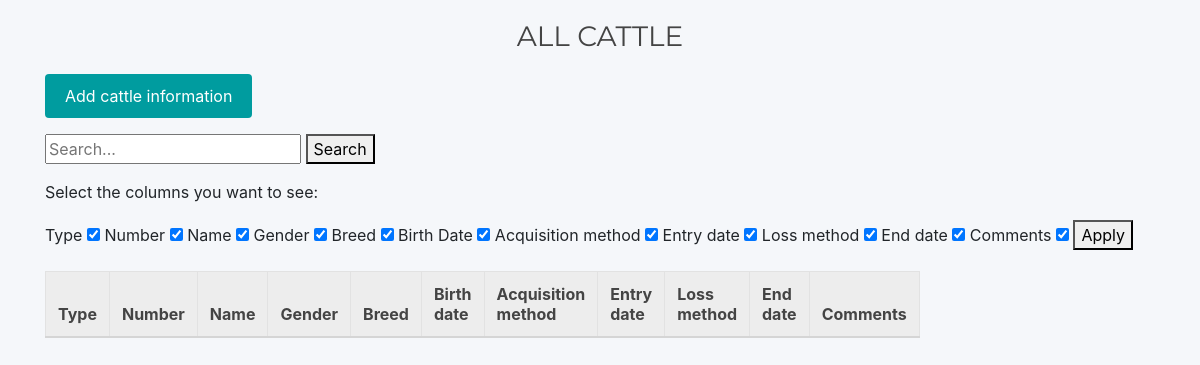
Page /my_farm/cattle_info/ on the earlier database version.
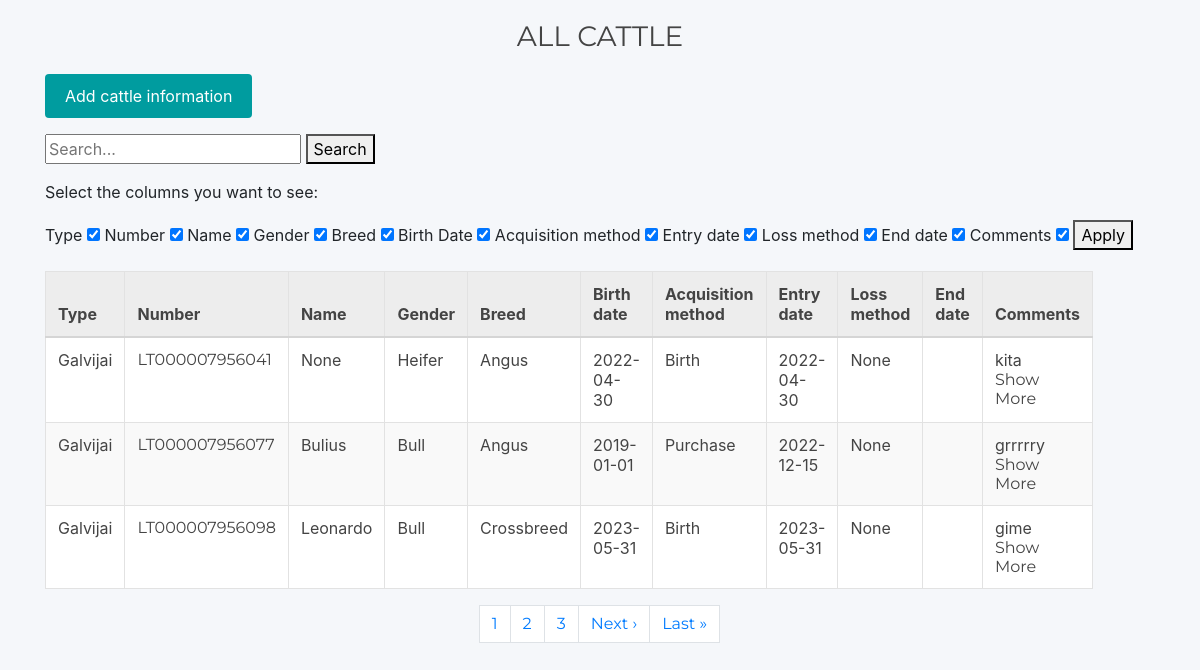
Same page on the later database version.
### my_farm/models.py (models this page shows, shortened)
class Cattle(models.Model):
    BREED = [
        ('Angus', 'Angus'),
        ('Crossbreed', 'Crossbreed'),
    ]
    GENDER = [
        ('Heifer', 'Heifer'),
        ('Bull', 'Bull'),
        ('Cow', 'Cow'),
    ]
    ACQUISITION_METHOD = [
        ('Birth', 'Birth'),
        ('Purchase', 'Purchase'),
        ('Gift', 'Gift'),
    ]
    LOSS_METHOD = [
        ('Death', 'Death'),
        ('Sold', 'Sold'),
        ('Consumed', 'Consumed'),
        ('Gifted', 'Gifted'),
    ]
    type = models.CharField(default='Cattle', max_length=80, blank=False)
    number = models.CharField(max_length=80, blank=False, unique=True)
    name = models.CharField(max_length=80, blank=True, null=True)
    gender = models.CharField(choices=GENDER, max_length=80, blank=False)
    breed = models.CharField(choices=BREED, max_length=80, blank=False)
    birth_date = models.DateField(blank=True, null=True)
    acquisition_method = models.CharField(choices=ACQUISITION_METHOD, max_length=80, blank=True, null=True)
    entry_date = models.DateField(blank=True, null=True)
    loss_method = models.CharField(choices=LOSS_METHOD, max_length=80, blank=True, null=True)
    end_date = models.DateField(blank=True, null=True)
    comments = models.TextField(max_length=2000)
    deleted = models.BooleanField(default=False)
    picture = models.ImageField(upload_to='cattle_pictures', blank=True, null=True)
    class Meta:
        verbose_name = "Cattle Info"
        verbose_name_plural = "Cattle Info"
        ordering = ['name']

### my_farm/views.py (the view)
# urls.py: path('cattle_info/', cattle_info, name='cattle_info'),
def cattle_info(request):
    cattle = Cattle.objects.filter(deleted=False)
    paginator = Paginator(cattle, 3)  # Show 3 cattle per page
    page_number = request.GET.get('page')
    page_obj = paginator.get_page(page_number)
    context = {
        'cattle': page_obj,
    }
    all_columns = ['ID', 'Type', 'Number', 'Name', 'Gender', 'Breed', 'Birth Date',
                   'Acquisition Method', 'Entry Date', 'Loss Method', 'End Date', 'Comments']
    if request.method == 'POST':
        selected_columns = request.POST.getlist('columns')
        if len(selected_columns) > 0:
            column_dict = {
                'ID': 'id',
                'Type': 'type',
                'Number': 'number',
                'Name': 'name',
                'Gender': 'gender',
                'Breed': 'breed',
                'Birth Date': 'birth_date',
                'Acquisition Method': 'acquisition_method',
                'Entry Date': 'entry_date',
                'Loss Method': 'loss_method',
                'End Date': 'end_date',
                'Comments': 'comments'
            }
            selected_fields = [column_dict[column] for column in selected_columns]
            cattle = cattle.values(*selected_fields)
        else:
            error_message = 'Please select at least one column to display.'
            return render(request, 'my_farm/cattle_info.html',
                          {'cattle': cattle, 'columns': all_columns, 'error_message': error_message})
    else:
        cattle = cattle.values()
    return render(request, 'my_farm/cattle_info.html', context)

### my_farm/templates/my_farm/cattle_info.html (shortened to what this page needs)
{% extends 'base_user.html' %}
{% block content %}
<h3 class="text-uppercase" style="text-align: center; margin: 20px;">All Cattle</h3>
    <form method="POST" action="{% url 'my_farm:add_row' %}">
        <button type="submit" class="btn btn-custom">Add cattle information</button>
    </form>
    <form method="GET" action="{% url 'my_farm:search_cattle' %}">
        <input type="text" name="query" placeholder="Search...">
        <button type="submit" >Search</button>
    </form>
<p>Select the columns you want to see:</p>
<form id="column-form">
    <label for="id_type">Type</label>
    <input type="checkbox" name="columns" value="type" id="id_type" checked>
    <label for="id_number">Number</label>
    <input type="checkbox" name="columns" value="number" id="id_number" checked>
    <label for="id_name">Name</label>
    <input type="checkbox" name="columns" value="name" id="id_name" checked>
    <label for="id_gender">Gender</label>
    <input type="checkbox" name="columns" value="gender" id="id_gender" checked>
    <label for="id_breed">Breed</label>
    <input type="checkbox" name="columns" value="breed" id="id_breed" checked>
    <label for="id_birth_date">Birth Date</label>
    <input type="checkbox" name="columns" value="birth_date" id="id_birth_date" checked>
    <label for="id_acquisition_method">Acquisition method</label>
    <input type="checkbox" name="columns" value="acquisition_method" id="id_acquisition_method" checked>
    <label for="id_entry_date">Entry date</label>
    <input type="checkbox" name="columns" value="entry_date" id="id_entry_date" checked>
    <label for="id_loss_method">Loss method</label>
    <input type="checkbox" name="columns" value="loss_method" id="id_loss_method" checked>
    <label for="id_end_date">End date</label>
    <input type="checkbox" name="columns" value="end_date" id="id_end_date" checked>
    <label for="id_comments">Comments</label>
    <input type="checkbox" name="columns" value="comments" id="id_comments" checked>
    <button type="submit">Apply</button>
</form>
  <table id="cattle-table" class="table table-bordered">
      <thead>
        <tr class="column-names">
          <th class="cattle-type">Type</th>
          <th class="cattle-number">Number</th>
          <th class="cattle-name">Name</th>
          <th class="cattle-gender">Gender</th>
          <th class="cattle-breed">Breed</th>
          <th class="cattle-birth_date">Birth date</th>
          <th class="cattle-acquisition_method">Acquisition method</th>
          <th class="cattle-entry_date">Entry date</th>
          <th class="cattle-loss_method">Loss method</th>
          <th class="cattle-end_date">End date</th>
          <th class="cattle-comments">Comments</th>
        </tr>
      </thead>
    <tbody>
    {% for cow in cattle %}
        <tr>
          <td class="cattle-type">{{ cow.type }}</td>
          <td>
                  <a class="cattle-number" href="{% url 'my_farm:one_cattle_info' cow.id %}">{{ cow.number }}</a>
          </td>
          <td class="cattle-name">{{ cow.name }}</td>
          <td class="cattle-gender">{{ cow.gender }}</td>
          <td class="cattle-breed">{{ cow.breed }}</td>
          <td class="cattle-birth_date">{{ cow.birth_date|date:"Y-m-d" }}</td>
          <td class="cattle-acquisition_method">{{ cow.acquisition_method }}</td>
          <td class="cattle-entry_date">{{ cow.entry_date|date:"Y-m-d" }}</td>
          <td class="cattle-loss_method">{{ cow.loss_method }}</td>
          <td class="cattle-end_date">{{ cow.end_date|date:"Y-m-d" }}</td>
          <td class="cattle-comments">
            <div id="comments-short-{{ cow.id }}">{{ cow.comments|truncatechars:20 }}</div>
            <a href="#" data-cow-id="{{ cow.id }}" data-action="show-more" onclick="showFullComments({{ cow.id }}); return false;">Show More</a>
          </td>
        </tr>
    {% endfor %}
    </tbody>
  </table>
    {% if cattle.has_other_pages %}
        <div class="pagination justify-content-center">
            {% for num in cattle.paginator.page_range %}
                {% if cattle.number == num %}
                    <a href="?page={{ num }}" class="page-link active">{{ num }}</a>
                {% else %}
                    <a href="?page={{ num }}" class="page-link">{{ num }}</a>
                {% endif %}
            {% endfor %}
            {% if cattle.has_next %}
                <a href="?page={{ cattle.next_page_number }}" class="page-link">Next &rsaquo;</a>
                <a href="?page={{ cattle.paginator.num_pages }}" class="page-link">Last &raquo;</a>
            {% endif %}
        </div>
    {% endif %}
{% endblock %}

### templates/base_user.html (shortened to what this page needs)
{% load static %}
<html lang="en">
<head>
<link rel="stylesheet" type="text/css" href="https://stackpath.bootstrapcdn.com/bootstrap/4.4.1/css/bootstrap.min.css">
<link rel="stylesheet" type="text/css" href="https://pixinvent.com/stack-responsive-bootstrap-4-admin-template/app-assets/css/colors.min.css">
<link rel="stylesheet" href="{% static 'css/table_styles.css' %}">
    <body>
        <div class="container">
            {% block content %}
            {% endblock %}
        </div>
    </body>
</body>
</html>

### my_farm/static/css/table_styles.css (style rules this page uses)
.table-bordered thead tr.column-names { background-color: #e9e9e9; }
.table-bordered { font-size: 16px; padding: 5px; max-width: 800px; }
.table-bordered { color: #444444; }
.table-bordered th, .table-bordered td { border: 1px solid #e2e2e2; }
.table-bordered thead th { background-color: #ededed; border-bottom-color: #d5d5d5; }

### templates/base_user.html (style rules this page uses)
body { background-color: #F5F7FA; }
h3, h4, span, a { font-weight: normal !important; color: #444444; font-family: 'Montserrat', sans-serif; }
.btn-custom { color: white; background-color: #009C9F; border: none; padding: 10px 20px; border-radius: 4px; cursor: pointer; }

Differences in the rows shown:
now on this page (row edited): Cattle: type "Galvijai", number "LT000007956041", name "None", gender "Heifer", breed "Angus", birth_date "2022-04-30", acquisition_method "Birth", entry_date "2022-04-30", loss_method "None", comments "kita"
added Cattle: type "Galvijai", number "LT000007956077", name "Bulius", gender "Bull", breed "Angus", birth_date "2019-01-01", acquisition_method "Purchase", entry_date "2022-12-15", loss_method "None", comments "grrrrry"
added Cattle: type "Galvijai", number "LT000007956098", name "Leonardo", gender "Bull", breed "Crossbreed", birth_date "2023-05-31", acquisition_method "Birth", entry_date "2023-05-31", loss_method "None", comments "gime"
Other differences:
new list line: "1"
new list line: "2"
new list line: "3"
text now shown: "Next › Last »"
